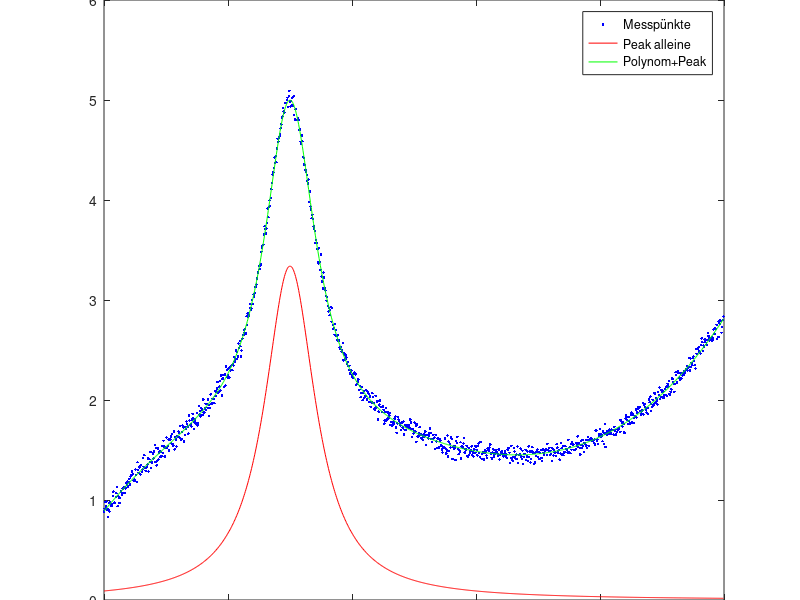

MATLAB code for this plot:
clc;
clear;
close all;

%% Ausgleichsrechnung ohne Anpassung der x-Achse

figure();
%data = readmatrix('data.txt'); % for matlab
data = dlmread('data.txt', ' ', 0, 0);
f = data(:,1);  %x -> A
signal = data(:,2); %y -> b
plot(f, signal, 'b.') ;hold on;


m = length(f);       %Zeilen
n = 5;               %Spalten

%Koeffizient vor fz und Polynom mit Ausgleichsrechnung zu bestimmen
% (Ohne anpassung der X-Koordinate)
x1 = f;
x0 = ones(m,1).*80.3e3;
z1 = (x1-x0)./50;       %definiert Breite und Ort des Peaks
fz = 1./(1+(z1.^2));              %f = a*1/(1+x'^2), x'= (x-x0)/50

% Aufstellen von A 
A(1:m, 1) = f.^3;
A(1:m, 2) = f.^2;
A(1:m, 3) = f;
A(1:m, 4) = ones(m,1);
A(1:m, 5) = fz;

Im = eye(m);

% QR-Zerlegung von A
R = A;
Q = Im;
for k = 1:n
    x = R(k:m, k);
    if x(k:k) < 0
        lambda = norm(x);
    else
        lambda = -norm(x);
    end
    % sz = [m-k+1,1];
    e = Im(k:m,k);
    v = (x-lambda*e)/norm(x-lambda*e);
    
    z = zeros(k-1,1);
    
    H = eye(m)-2.*[z;v]*[z;v]';
    Q = Q*H;
    
    R = H*R;
    
end

clear x;

%Rückwärtseinsetzen
y = Q'*signal;
                   % R*x = y;
x(n) = y(n)/R(n,n);
for i= (n-1):-1:1
    s=0;
    for j=i+1:n
        s = s + x(j)*R(i,j); % x(2) = (y(2) - R23*x(3))/R22;
    end
    x(i) = (y(i) - s)/R(i,i);
end
x = x';

%Kondition der Matrix A 
Kondition_ohne_anpassen = cond(A);

fx = A*x;
plot(f, x(5).*fz, "r-");
plot(f, fx, 'g-');
title("Gefittete Kurve ohne x-Anpassung. Kond: "+ Kondition_ohne_anpassen);
legend("Messpünkte", "Peak alleine" ,"Polynom+Peak");
hold off;


%% Berechnen Ausgleichsrechnung mit Anpassung auf x-Achse
#{
figure();

%Koeffizient vor fz und Polynom mit Ausgleichsrechnung zu bestimmen
% (Ohne anpassung der X-Koordinate)
x1 = (f-80e3)./1000;
x0 = (ones(m,1).*(80.3e3 - 80e3))./1000;
z1 = (x1-x0)./50;       %definiert Breite und Ort des Peaks
fz = 1./(1+((z1.*1000).^2));              %f = a*1/(1+x'^2), x'= (x-x0)/50

plot(x1, signal, 'r.'); hold on;

% Aufstellen von A 
A(1:m, 1) = x1.^3;
A(1:m, 2) = x1.^2;
A(1:m, 3) = x1;
A(1:m, 4) = ones(m,1);
A(1:m, 5) = fz;

% QR-Zerlegung von A
R = A;
Q = Im;
for k = 1:n
    x = R(k:m, k);
    if x(k:k) < 0
        lambda = norm(x);
    else
        lambda = -norm(x);
    end
    % sz = [m-k+1,1];
    e = Im(k:m,k);
    v = (x-lambda*e)/norm(x-lambda*e);
    
    z = zeros(k-1,1);
    
    H = eye(m)-2.*[z;v]*[z;v]';
    Q = Q*H;
    
    R = H*R;
    
end

clear x;

%Rückwärtseinsetzen
y = Q'*signal;
                   % R*x = y;
x(n) = y(n)/R(n,n);
for i= (n-1):-1:1
    s=0;
    for j=i+1:n
        s = s + x(j)*R(i,j); % x(2) = (y(2) - R23*x(3))/R22;
    end
    x(i) = (y(i) - s)/R(i,i);
end
x = x';

%Kondition der Matrix A 
Kondition_mit_anpassen = cond(A);

fx = A*x;
plot(x1, x(5).*fz, "b-");
plot(x1, fx, 'c-');
title("Gefittete Kurve mit x-Anpassung, Kond: " + Kondition_mit_anpassen);
legend("Messpünkte", "Peak alleine" ,"Polynom+Peak");
hold off;
#}
   